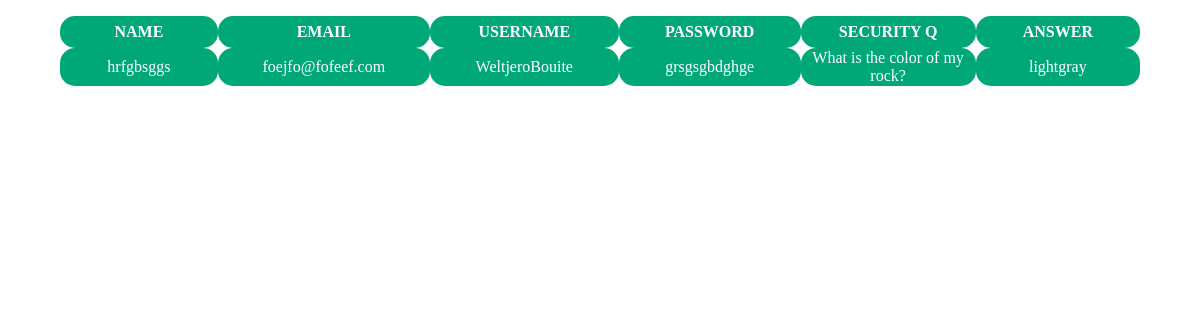
/admintable.php, run on an earlier commit of the app's database.
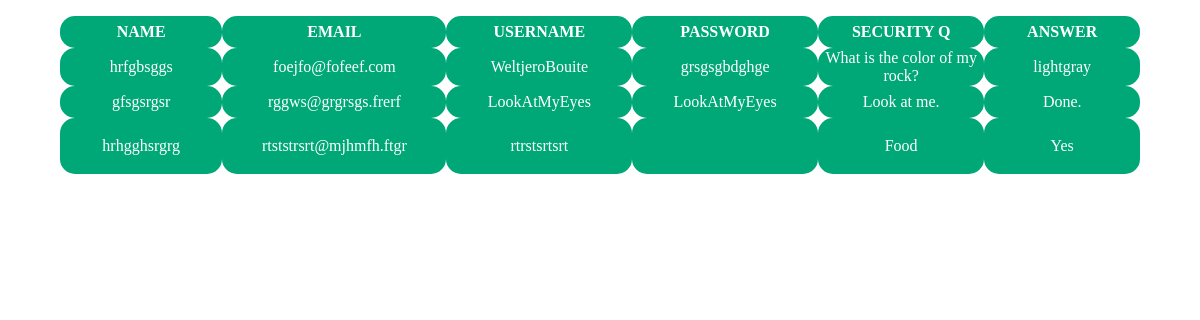
And on a later commit of the database.
### tables this page shows
CREATE TABLE IF NOT EXISTS `admintble` (
  `Name` varchar(100) NOT NULL,
  `Email` varchar(100) DEFAULT NULL,
  `Username` varchar(100) NOT NULL,
  `Password` varchar(100) DEFAULT NULL,
  `SecurityQ` varchar(100) DEFAULT NULL,
  `Answer` varchar(100) DEFAULT NULL,
  PRIMARY KEY (`Username`)
);

### admintable.php (the view, shortened to what this page needs)
<!DOCTYPE HTML PUBLIC "-//W3C//DTD HTML 4.0 Transitional//EN">
<html>
<head>
</head>
<body>
<center>
<table>
	<tr>
		<th>NAME</th>
		<th>EMAIL</th>
		<th>USERNAME</th>
		<th>PASSWORD</th>
		<th>SECURITY Q</th>
		<th>ANSWER</th>
	</tr>
<?php
include ("connection.php");
$result = mysqli_query($connection, "select * from admintble");
if (mysqli_num_rows($result)>0){
	while ($rows = mysqli_fetch_array($result)){
		echo "<tr>";
		echo "<td>". $rows[0]. "</td>";
		echo "<td>". $rows[1]. "</td>";
		echo "<td>". $rows[2]. "</td>";
		echo "<td>". $rows[3]. "</td>";
		echo "<td>". $rows[4]. "</td>";
		echo "<td>". $rows[5]. "</td>";
		echo "</tr>";
	}
}
?>
</table>
</center>
</body>
</html>

### connection.php (shortened to what this page needs)
<!DOCTYPE HTML PUBLIC "-//W3C//DTD HTML 4.0 Transitional//EN">
<html>
<head>
</head>
<body>
</body>
</html>

### admintable.php (style rules this page uses)
table, th, tr, td { border-collapse: collapse; height: 4vh; width: 90vw; margin: 2vh; color: white; text-align: center; font-family:calibri; border: none; border-radius: 15px 15px; }
th { background: #00A877; }
td { background: #00A877; }

What changed in the data, as far as the page shows it:
added admintble: Name "gfsgsrgsr", Email "rggws@grgrsgs.frerf", Username "LookAtMyEyes", Password "LookAtMyEyes", SecurityQ "Look at me.", Answer "Done."
added admintble: Name "hrhgghsrgrg", Email "rtststrsrt@mjhmfh.ftgr", Username "rtrstsrtsrt", SecurityQ "Food", Answer "Yes"
